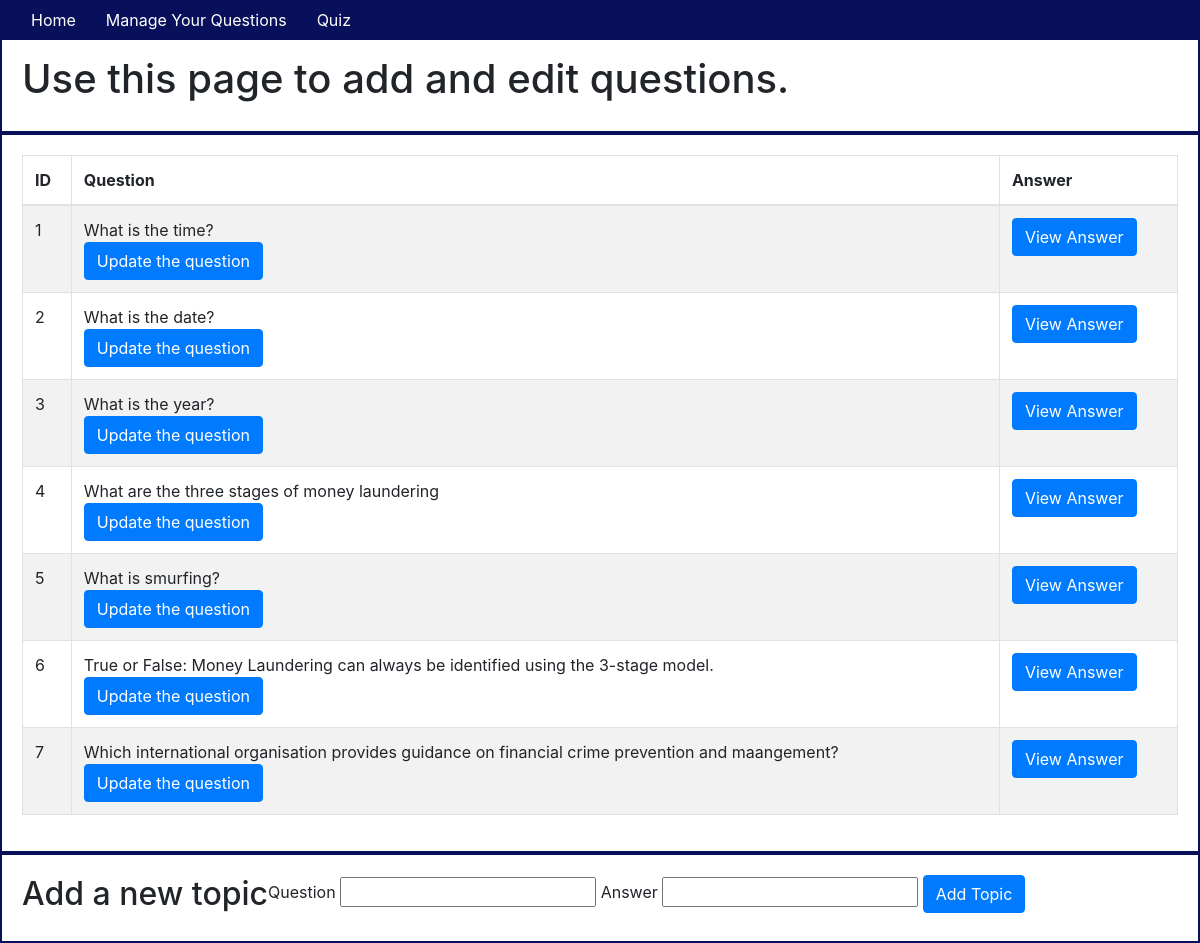
The page /manage on the database as committed earlier.
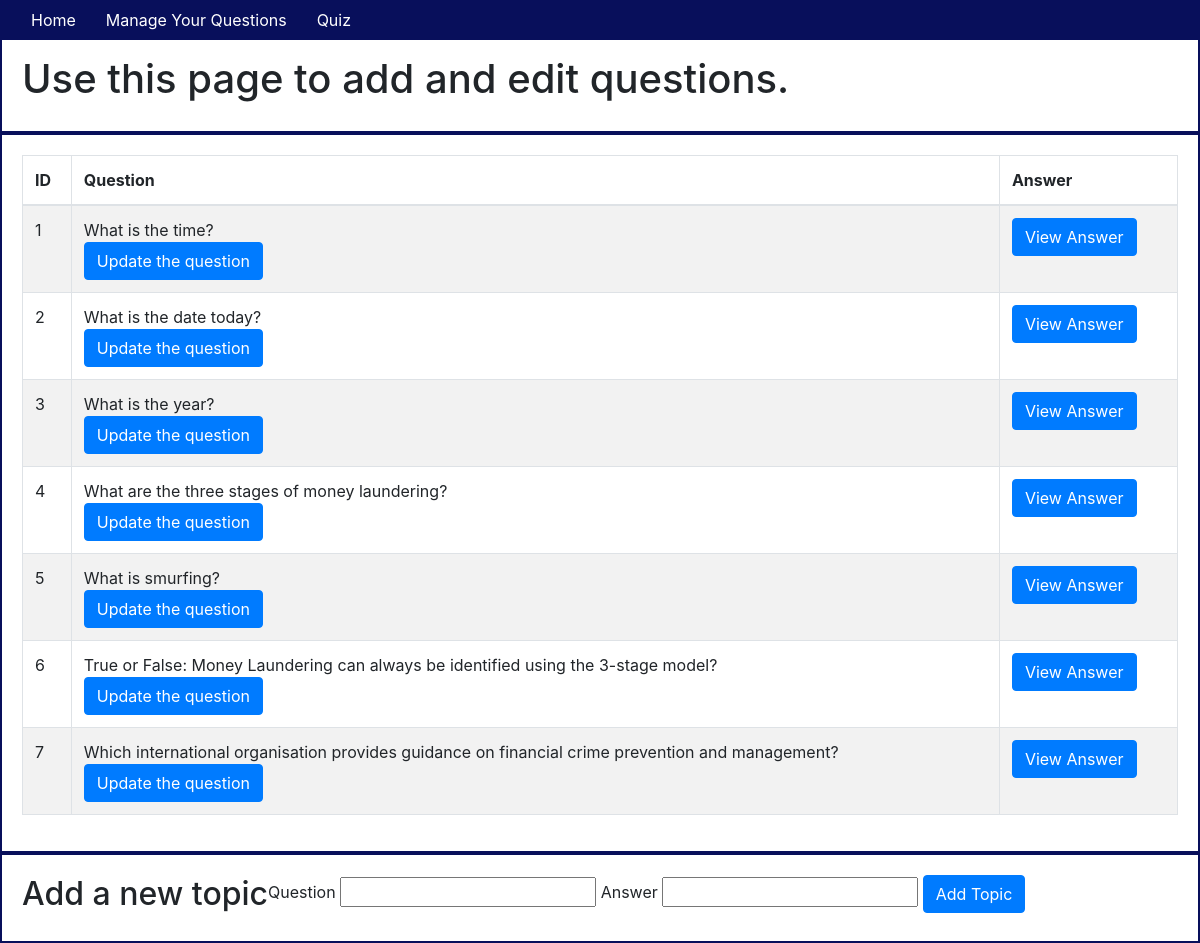
The same page on the database as committed later.
### app/models.py (models this page shows, shortened)
class Topic(db.Model):
    id = db.Column(db.Integer, primary_key=True)
    question = db.Column(db.String(64), index=True)
    answer = db.Column(db.String(64))
    user_answer = db.Column(db.String(64), default="I do not know.")

### app/routes.py (the view)
@app.route('/manage')
def manage():
    topics = Topic.query.all()
    return render_template('manage.html', title='Manage', topics=topics)

### app/templates/manage.html (shortened to what this page needs)
{% extends "base.html" %} {% block content %}
<div class="container-fluid">
    <div class="row">
        <h1>Use this page to add and edit questions.</h1>
    </div>
    <div class="row">
        <table class="table table-striped table-bordered">
            <thead>
                <th>ID</th>
                <th>Question</th>
                <th>Answer</th>
            </thead>
            <tbody>
                {% for topic in topics %}
                <tr>
                    <td>{{topic.id}}</td>
                    <td> {{topic.question}}<br>
                        <button type="button" class="btn btn-primary" data-toggle="modal" data-target="#myQuestionModal{{ topic.id }}">Update the question
                        </button>
                    </td>
                    <td>
                        <button type="button" class="btn btn-primary" data-toggle="modal" data-target="#myModal{{ topic.id }}">View Answer
                        </button>
                    </td>
                </tr>
                {% endfor %}
            </tbody>
        </table>
    </div>
    <div class="row">
        <h2>Add a new topic</h2><br>
        <form action="/manage" method="POST">
            <label for="question">Question</label>
            <input type="text" name="question" id="question" required />
            <label for="answer">Answer</label>
            <input type="text" name="answer" id="answer" required />
            <button type="submit" class="btn btn-primary" value="Add Topic">Add Topic</button>
        </form>
    </div>
</div>
{% endblock %}

### app/templates/base.html (shortened to what this page needs)
<!DOCTYPE html>
<html lang="en">
<head>
    <link rel="stylesheet" href="../static/css/styles.css">
    <link rel="stylesheet" href="https://stackpath.bootstrapcdn.com/bootstrap/4.4.1/css/bootstrap.min.css">
</head>
<body>
    <div class="header">
        <nav class="navbar fixed-top navbar-expand-sm">
            <div class="collapse navbar-collapse" id="navbarMenu">
                <ul class="navbar-nav">
                    <li><a href="/home">Home</a></li>
                    <li><a href="/manage">Manage Your Questions</a></li>
                    <li><a href="/quiz">Quiz</a></li>
                </ul>
            </div>
        </nav>
    </div>
    <hr> {% block content %}{% endblock %}
</body>
</html>

### app/static/css/styles.css (style rules this page uses)
nav { background-color: #080F5B; }
nav a { color: white; padding: 15px }
.navbar-nav { list-style-type: none; }
.row { padding: 20px; border: solid #080F5B 2px; }

Rows that differ between the two databases and show on the page:
changed Topic id 2: question "What is the date?" → "What is the date today?"
changed Topic id 4: question "What are the three stages of money laundering" → "What are the three stages of money laundering?"
changed Topic id 6: question "True or False: Money Laundering can always be identified using the 3-stage model." → "True or False: Money Laundering can always be identified using the 3-stage model?"
changed Topic id 7: question "Which international organisation provides guidance on financial crime prevention and maangement?" → "Which international organisation provides guidance on financial crime prevention and management?"
